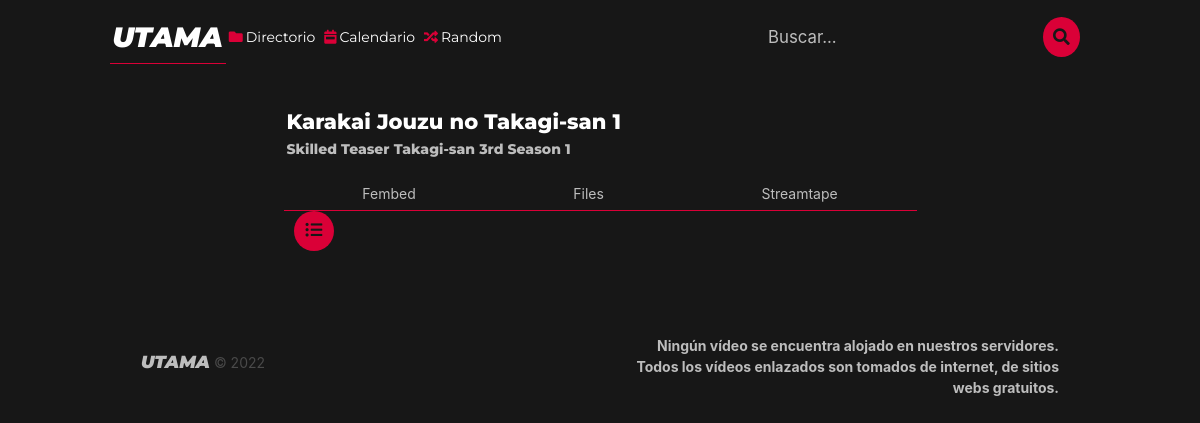
The app's page /ver/2/Karakai Jouzu no Takagi-san S3, older data.
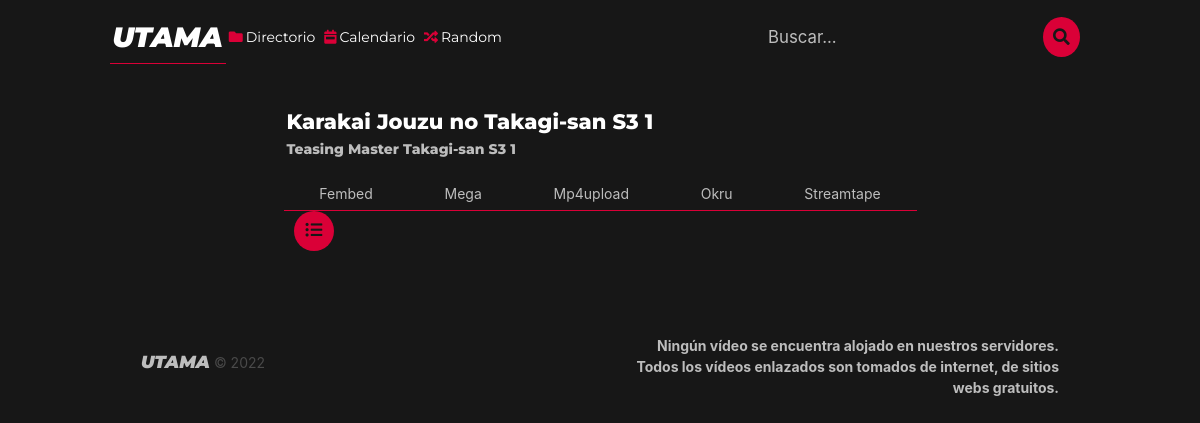
The same page, newer data.
### animefly/utama/models.py (models this page shows, shortened)
class Episode(models.Model):
    id = models.AutoField(primary_key=True)
    anime = models.ForeignKey(Anime, on_delete=models.CASCADE)
    episode = models.IntegerField()
    title = models.CharField(max_length=100)
    titleEn = models.CharField(max_length=100)
    fansub = models.CharField(max_length=100, blank=True)
    fsLink = models.CharField(max_length=100, blank=True)
    ThumbnailFilename = models.UUIDField(default=str(uuid4().hex), editable=False, unique=True)
    Thumbnail = models.ImageField(upload_to=UploadToPathAndRename('media/thumbnail'))

class AnimeEpisode(models.Model):
    id = models.AutoField(primary_key=True)
    anime = models.ForeignKey(Anime, on_delete=models.CASCADE)
    episode = models.ForeignKey(Episode, on_delete=models.CASCADE)
    server = models.CharField(max_length=100, default='')
    link = models.CharField(max_length=100 , default='')

### animefly/utama/views.py (the view)
# urls.py: path('ver/<int:id>/<str:nombre>', views.ver, name='ver'),
def ver(request, id, nombre=None):
    episode = Episode.objects.get(id=id)
    anime_episode = AnimeEpisode.objects.filter(episode_id=id).order_by('server')
    prev = Episode.objects.filter(anime_id=episode.anime_id).filter(id__lt=episode.id).order_by('-id')[0:1]
    next = Episode.objects.filter(anime_id=episode.anime_id).filter(id__gt=episode.id).order_by('id')[0:1]
    return render(request, 'utama/ver.html', {'episode': episode, 'servers': anime_episode, 'prev': prev, 'next': next})

### templates/utama/ver.html (shortened to what this page needs)
{% extends 'utama/layout.html' %}
{% block content %}
<section class="section">
    <div class="container">
        <div class="columns is-centered">
            <div class="column is-8">
                <div class="name-container block" style="display: inline-flex;width: 100%;flex-wrap: nowrap;justify-content: space-between; align-items: center;">
                    <div class="name-container-names" style="display: flex; flex-direction: column;">
                        <h1 class="subtitle is-4 has-text-left" style="font-style:normal; font-weight:800; padding: 3px; font-family: Montserrat; font-style: normal; color: var(--main-text-color-hover); margin-bottom: 0;">
                            {{episode.title}} {{episode.episode}}
                        </h1>
                        <h2 class="subtitle is-6 has-text-left block" style="font-style:normal; font-weight:800; padding: 3px; font-family: Montserrat; font-style: normal; color: var(--main-text-color);">
                            {{episode.titleEn}} {{episode.episode}}
                        </h2>
                    </div>
                </div>
                <div id="tabs-with-content" class="close">
                    <div class="tabs" >
                      <ul>
                        {% for server in servers %}
                            <li>
                                <a id="tab">{{ server.server}}</a>
                            </li>
                        {% endfor %}
                      </ul>
                    </div>
                    <div style="display: inline-flex; align-items: center; justify-content: space-between; flex-direction: row; width: 100%;">
                        <div class="left-container is-4" style="display: flex; flex-direction: row; align-items: center;">
                            <div style="display:flex;" class="mx-3">
                                <a href="{% url 'anime' id=episode.anime_id nombre=episode.title %}" class="ver-anime-btn icon" style="color: var(--main-bg-color);">
                                    <span class="icon">
                                        <i class="fas fa-list-ul"></i>
                                    </span>
                                </a>
                            </div>
                        </div>
                    </div>
                </div>
            </div>
          </div>
    </div>
</section>
{% endblock %}

### templates/utama/layout.html (shortened to what this page needs)
<!DOCTYPE html>
<html lang="es">
<head>
    {% load static %}
    <link rel="stylesheet" href="{% static 'lib/bulma/bulma.css' %}">
    <link rel="stylesheet" href="{% static 'lib/others/border-animations.css' %}">
    <link rel="stylesheet" href="{% static 'utama/css/style.css' %}">
    <link rel="stylesheet" href="https://cdnjs.cloudflare.com/ajax/libs/font-awesome/5.15.4/css/all.min.css">
    <link rel="stylesheet" href="https://cdn.jsdelivr.net/npm/keen-slider@latest/keen-slider.min.css">
</head>
<body >
    {% include 'utama/partials/_navbar.html' %}
    {% block content %}
    {% endblock %}
    {% include 'utama/partials/_footer.html' %}
</body>
</html>

### templates/utama/partials/_navbar.html (shortened to what this page needs)
<div class="container is-max-desktop" style="margin-top: 10px;">
    <nav class="navbar is-transparent is-active" style="background-color: var(--main-bg-color);">
        <div class="navbar-brand is-3">
            <a class="navbar-item ui-box bottom-stay is-gap-2" href="{% url 'home' %}">
                <span class="is-size-3 ui-border-element" style="font-style:italic; font-weight:900; text-transform: uppercase; font-family: Montserrat; color: var(--main-text-color-hover);">Utama</span>
            </a>
        </div>
        <div class="navbar-menu" id="navMenu">
            <div class="navbar-start is-8">
                <a class="navbar-item ui-box bottom-inOutSpread is-max-width-mobile is-size-4-mobile" href="{% url 'directorio' %}">
                    <span>
                        <i style="color: var(--main-primary-color);" class="fas fa-folder"></i>
                    </span>
                    <span class="is-size-6 ui-border-element" style="font-style:normal; font-weight:400; padding: 3px; font-family: Montserrat; font-style: normal; color: var(--main-text-color-hover);">Directorio</span>
                </a>
                <a class="navbar-item ui-box bottom-inOutSpread is-max-width-mobile is-size-4-mobile" href="{% url 'home' %}">
                    <span>
                        <i  style="color:var(--main-primary-color);" class="fas fa-calendar-week"></i>
                    </span>
                    <span class="is-size-6 ui-border-element" style="font-style:normal; font-weight:400; padding: 3px; font-family: Montserrat; font-style: normal; color: var(--main-text-color-hover);">Calendario</span>
                </a>
                <a class="navbar-item ui-box bottom-inOutSpread is-max-width-mobile is-size-4-mobile" href="{% url 'home' %}">
                    <span>
                        <i style="color:var(--main-primary-color);" class="fas fa-random"></i>
                    </span>
                    <span class="is-size-6 ui-border-element" style="font-style:normal; font-weight:400; padding: 3px; font-family: Montserrat; font-style: normal; color: var(--main-text-color-hover);">Random</span>
                </a>
            </div>
            <div class="navbar-end">
                <div class="navbar-item is-flex">
                    <form action="/browse" method="get" style="display: inline-flex;width: 100%;">
                        <div class="search-input-container" style="width: 100%;">
                            <input class="input-search" type="text" placeholder="Buscar..." name="q" autocomplete="off">
                        </div>
                        <button class="btn-search" type="submit">
                            <span class="icon">
                                <i class="fas fa-search"></i>
                            </span>
                        </button>
                    </form>
                </div>
            </div>
        </div>
    </nav>
</div>

### templates/utama/partials/_footer.html (shortened to what this page needs)
<div class="container has-centered">
    <footer class="footer" style="background-color:var(--main);">
        <div class="content">
            <div class="columns">
                <div class="column is-half">
                    <span class="is-size-5" style="font-style:italic; font-weight:900; text-transform: uppercase; font-family: Montserrat; color: var(--main-text-color);">Utama</span>
                        &copy; {% now "Y" %}
                </div>
                <div class="column is-half has-text-right">
                    <p>
                        <strong style="color: var(--main-text-color);">Ningún vídeo se encuentra alojado en nuestros servidores.</strong>
                        <br>
                        <strong style="color: var(--main-text-color);">Todos los vídeos enlazados son tomados de internet, de sitios webs gratuitos.</strong>
                    </p>
                </div>
            </div>
        </div>
    </footer>
</div>

### static/utama/css/style.css (style rules this page uses)
:root { --main-bg-color:#171717; --seondary-bg-color:#444444; --main-text-color: #bdbdbd; --main-text-color-hover: #FFF; --main-primary-color: #da0037; }
html { background-color: var(--main-bg-color); color: var(--main-text-color); font-family: 'Roboto', sans-serif; font-size: 14px; line-height: 1.5; margin: 0; padding: 0; }
.tabs>ul { justify-content: space-around; }
.tabs ul { border-bottom: 1px solid var(--main-primary-color); }
#tabs-with-content .tabs:not(:last-child) { margin-bottom: 0; }
.is-gap-2 { gap: 2%; }
.input-search { background-color: transparent; border: none; color: var(--main-text-color); font-size: 1.2em; padding: 0.5rem; width: 100%; transition: all 0.5s ease-in-out; }
.input-search::placeholder { color: var(--main-text-color); }
.btn-search { background-color: var(--main-primary-color); border: none; border-radius: 50%; color: var(--main-bg-color); cursor: pointer; font-size: 1.2em; height: 40px; padding: 0.5rem; width: 40px; transition: all 0.5s ease-in-out; }
.btn-search::placeholder { color: var(--main-bg-color); }
.search-input-container { display: flex; justify-content: space-between; align-items: center; }
.ver-anime-btn { background-color: var(--main-primary-color); border: none; border-radius: 50%; color: var(--main-bg-color); cursor: pointer; font-size: 1.2em; height: 40px; width: 40px; }

Row changes from the older to the newer data that the page shows:
removed AnimeEpisode: server "Files"
changed Episode: title "Karakai Jouzu no Takagi-san" → "Karakai Jouzu no Takagi-san S3"; titleEn "Skilled Teaser Takagi-san 3rd Season" → "Teasing Master Takagi-san S3"
added AnimeEpisode: server "Mega"
added AnimeEpisode: server "Mp4upload"
added AnimeEpisode: server "Okru"
